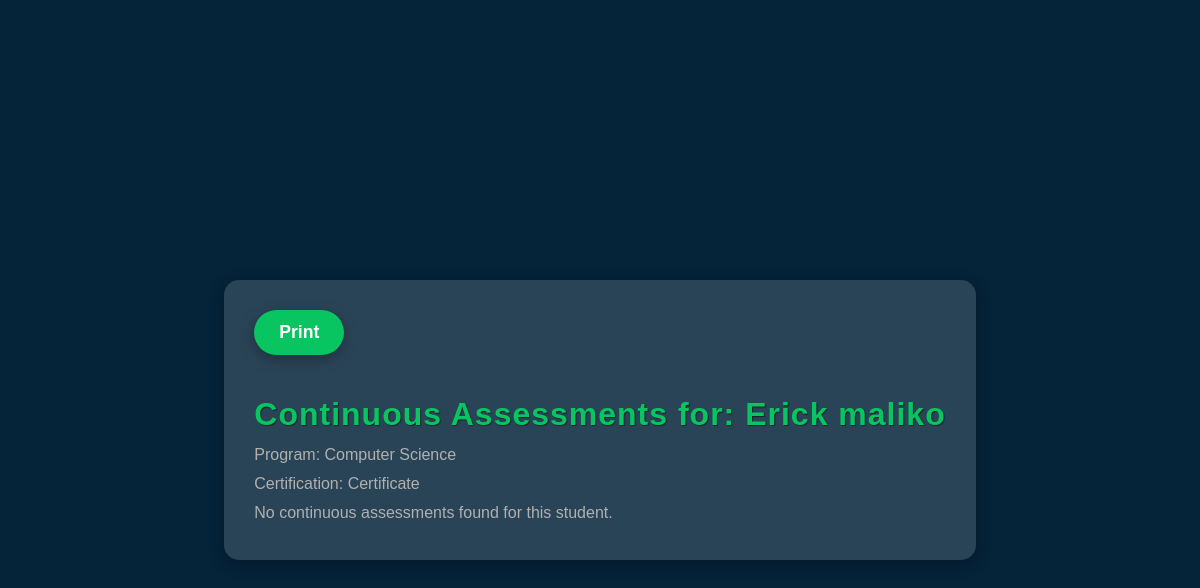
Page /student_ca.php on the earlier database version.
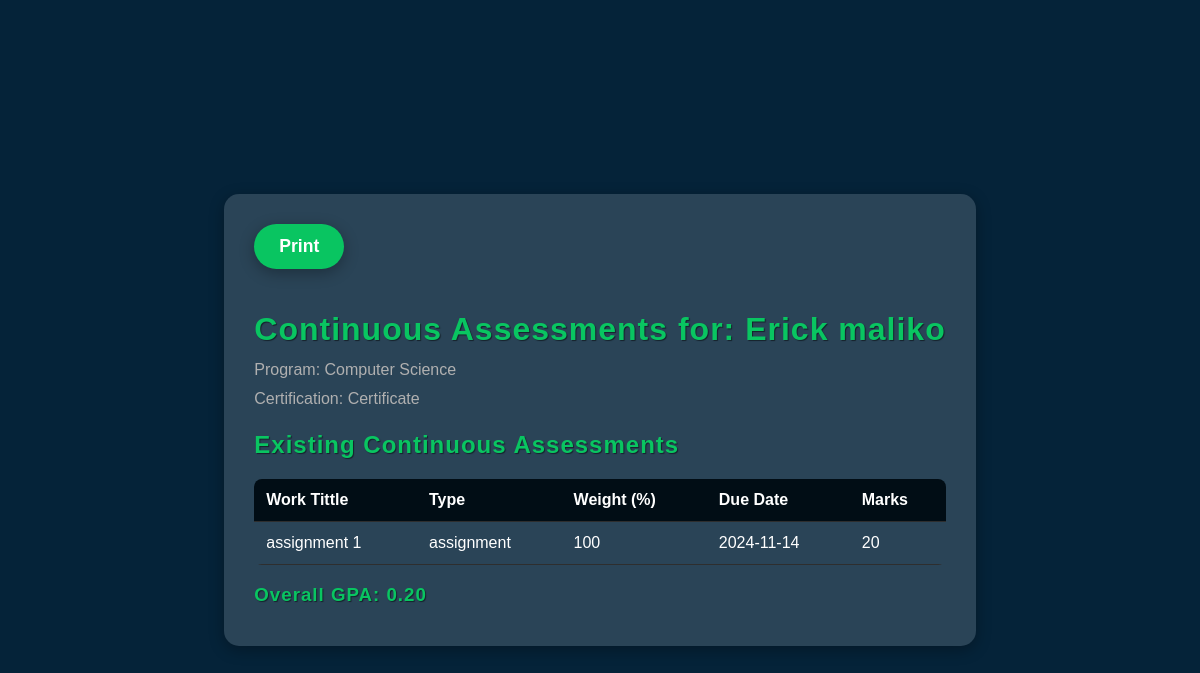
Same page on the later database version.
### tables this page shows
CREATE TABLE `student_details_table` (
  `student_id` int(11) NOT NULL AUTO_INCREMENT,
  `first_name` varchar(50) NOT NULL,
  `middle_name` varchar(50) DEFAULT NULL,
  `last_name` varchar(50) NOT NULL,
  `username` varchar(50) NOT NULL,
  `date_of_birth` date NOT NULL,
  `profile_picture` varchar(255) DEFAULT NULL,
  `phone_number` varchar(15) NOT NULL,
  `emergency_phone` varchar(15) NOT NULL,
  `gender` int(10) NOT NULL,
  `marital_status` int(20) DEFAULT NULL,
  `religion` int(30) DEFAULT NULL,
  `program_id` int(11) NOT NULL,
  `certification_type` int(50) NOT NULL,
  `intake_type` int(20) NOT NULL,
  PRIMARY KEY (`student_id`),
  UNIQUE KEY `username` (`username`),
  KEY `program_id` (`program_id`),
  KEY `fk_gender` (`gender`),
  KEY `fk_marital_status` (`marital_status`),
  KEY `fk_religion` (`religion`),
  KEY `fk_certification_type` (`certification_type`),
  KEY `fk_intake_type` (`intake_type`),
  CONSTRAINT `fk_certification_type` FOREIGN KEY (`certification_type`) REFERENCES `certifications` (`certification_id`),
  CONSTRAINT `fk_gender` FOREIGN KEY (`gender`) REFERENCES `gender` (`gender_id`),
  CONSTRAINT `fk_intake_type` FOREIGN KEY (`intake_type`) REFERENCES `intake` (`intake_id`),
  CONSTRAINT `fk_marital_status` FOREIGN KEY (`marital_status`) REFERENCES `maritalstatus` (`status_id`),
  CONSTRAINT `fk_religion` FOREIGN KEY (`religion`) REFERENCES `religion` (`religion_id`),
  CONSTRAINT `student_details_table_ibfk_1` FOREIGN KEY (`program_id`) REFERENCES `programs` (`program_id`) ON DELETE CASCADE
);

CREATE TABLE `programs` (
  `program_id` int(11) NOT NULL AUTO_INCREMENT,
  `program_name` varchar(255) DEFAULT NULL,
  `department_id` int(11) DEFAULT NULL,
  PRIMARY KEY (`program_id`),
  KEY `department_id` (`department_id`),
  CONSTRAINT `programs_ibfk_1` FOREIGN KEY (`department_id`) REFERENCES `departments` (`department_id`)
);

CREATE TABLE `certifications` (
  `certification_id` int(11) NOT NULL AUTO_INCREMENT,
  `certification_name` varchar(255) NOT NULL CHECK (`certification_name` in ('Certificate','Diploma','Degree','Masters','PhD')),
  PRIMARY KEY (`certification_id`)
);

CREATE TABLE `continuous_assessments` (
  `ca_id` int(11) NOT NULL AUTO_INCREMENT,
  `student_id` int(11) NOT NULL,
  `course_code` varchar(10) NOT NULL,
  `assessment_name` varchar(100) NOT NULL,
  `assessment_type` enum('assignment','Quiz','Test','Project') NOT NULL,
  `weight` int(11) NOT NULL,
  `due_date` date NOT NULL,
  `marks` int(3) DEFAULT NULL,
  PRIMARY KEY (`ca_id`),
  KEY `student_id` (`student_id`),
  CONSTRAINT `continuous_assessments_ibfk_1` FOREIGN KEY (`student_id`) REFERENCES `student_details_table` (`student_id`) ON DELETE CASCADE
);

### student_ca.php (the view, shortened to what this page needs)
<!DOCTYPE html>
<html lang="en">
<head>
</head>
<body>
    <div class="container">
        <button id="printButton" class="print-button">Print</button>
        <?php
        $servername = "localhost";
        $username = "root";
        $password = "";
        $dbname = "woods";
        $conn = new mysqli($servername, $username, $password, $dbname);
        $student_id = 15;
        $student_query = $conn->prepare("
            SELECT s.*, p.program_name, c.certification_name
            FROM student_details_table s
            JOIN programs p ON s.program_id = p.program_id
            JOIN certifications c ON s.certification_type = c.certification_id
            WHERE s.student_id = ?
        ");
        $student_query->bind_param("i", $student_id);
        $student_query->execute();
        $student_result = $student_query->get_result();
        $student_data = $student_result->fetch_assoc();
        if ($student_data) {
            $ca_query = $conn->prepare("
                SELECT ca.*, marks
                FROM continuous_assessments ca
                WHERE ca.student_id = ?
            ");
            $ca_query->bind_param("i", $student_id);
            $ca_query->execute();
            $ca_result = $ca_query->get_result();
            $total_marks = 0;
            $total_weight = 0;
            echo "<h1>Continuous Assessments for: " . htmlspecialchars($student_data['first_name'] . " " . $student_data['last_name']) . "</h1>";
            echo "<p>Program: " . htmlspecialchars($student_data['program_name']) . "</p>";
            echo "<p>Certification: " . htmlspecialchars($student_data['certification_name']) . "</p>";
            if ($ca_result && $ca_result->num_rows > 0) {
                echo "<h2>Existing Continuous Assessments</h2>";
                echo "<table>
                        <thead>
                            <tr>
                                <th>Work Tittle</th>
                                <th>Type</th>
                                <th>Weight (%)</th>
                                <th>Due Date</th>
                                <th>Marks</th>
                            </tr>
                        </thead>
                        <tbody>";
                while ($ca = $ca_result->fetch_assoc()) {
                    echo "<tr>
                            <td>" . htmlspecialchars($ca['assessment_name']) . "</td>
                            <td>" . htmlspecialchars($ca['assessment_type']) . "</td>
                            <td>" . htmlspecialchars($ca['weight']) . "</td>
                            <td>" . htmlspecialchars($ca['due_date']) . "</td>
                            <td>" . htmlspecialchars($ca['marks'] !== null ? $ca['marks'] : 'N/A') . "</td>
                          </tr>";
                    if ($ca['marks'] !== null) {
                        $total_marks += $ca['marks'] * ($ca['weight'] / 100);
                        $total_weight += $ca['weight'];
                    }
                }
                echo "</tbody></table>";
                $gpa = $total_weight > 0 ? $total_marks / $total_weight : 0;
                echo "<h3>Overall GPA: " . number_format($gpa, 2) . "</h3>";
            } else {
                echo "<p>No continuous assessments found for this student.</p>";
            }
        } else {
            echo "<p>Student not found.</p>";
        }
        ?>
    </div>
</body>
</html>

### student_ca.php (style rules this page uses)
:root { --primary-dark: #010d15; --primary-accent: #09c561; --neutral: #60676c; --background: #052339; --text-light: #ffffff; --text-secondary: #b0b0b0; --border-color: #2e2e2e; --button-color: #03005c; --box-shadow: 0 4px 15px rgba(0, 0, 0, 0.3); }
body { font-family: 'Arial', sans-serif; background-color: var(--background); margin: 0; padding: 20px; color: var(--text-light); display: flex; justify-content: center; align-items: center; height: 100vh; overflow: hidden; }
.container { max-width: 800px; background: rgba(255, 255, 255, 0.15); padding: 30px; border-radius: 15px; box-shadow: var(--box-shadow); transition: transform 0.3s, box-shadow 0.3s; }
h1, h2, h3 { color: var(--primary-accent); margin-bottom: 10px; text-shadow: 1px 1px 1px rgba(0, 0, 0, 0.5); letter-spacing: 1px; }
p { margin: 5px 0; color: var(--text-secondary); line-height: 1.5; }
.print-button { background-color: var(--primary-accent); color: var(--text-light); border: none; padding: 12px 25px; font-size: 1.1em; cursor: pointer; margin-bottom: 20px; border-radius: 25px; transition: background-color 0.3s, transform 0.3s, box-shadow 0.3s; display: inline-block; text-decoration: none; box-shadow: var(--box-shadow); font-weight: bold; }
table { width: 100%; border-collapse: collapse; margin-top: 20px; border-radius: 8px; overflow: hidden; }
th, td { padding: 12px; text-align: left; border-bottom: 1px solid var(--border-color); }
th { background-color: var(--primary-dark); color: var(--text-light); position: sticky; top: 0; z-index: 1; }
tr { transition: background-color 0.3s; }

Differences in the rows shown:
added continuous_assessments: assessment_name "assignment 1", assessment_type "assignment", weight "100", due_date "2024-11-14", marks "20"
Other differences:
$gpa: (not shown) → "0.20"
text no longer shown: "No continuous assessments found for this student."
text now shown: "Existing Continuous Assessments Work Tittle Type Weight (%) Due Date Marks Overall GPA:"
